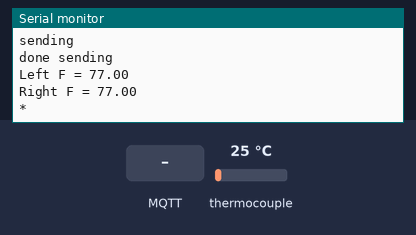
This sketch was run on a simulated ESP8266 (NodeMCU). On the bench: the last lines printed to the serial monitor. Inputs (shaded band) come from the test bench; at power-on: thermocouple 25 °C. WiFi joins after 1.5 s; servers stay silent unless stated; no MQTT or app messages arrive unless stated.

Above: at 4.7 s.
4.8 s: MQTT message "1" arrives on the first subscribed topic
6.5 s: MQTT message "on" arrives on the first subscribed topic
8.5 s: MQTT message "off" arrives on the first subscribed topic
10.6 s: thermocouple set to 6 °C
At 11.9 s:
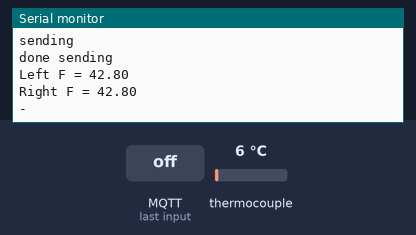
12.1 s: thermocouple set to 75 °C
At 14.0 s:
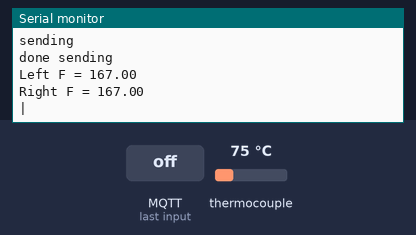
Timing chart, 0 to 14.6 s (numbered marks = the images above; inputs shaded):
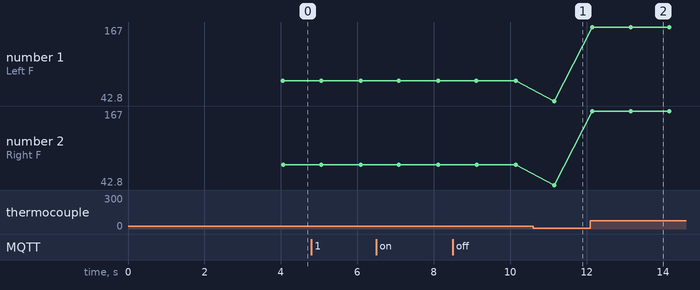

Measured:
- after the input at 10.6 s, the serial monitor: prints a new line after 0.55 s (image 1)
- after the input at 12.1 s, the serial monitor: prints a new line after 0.05 s (image 2)
- plotted number 1: 77 → 42.8 after the input at 10.6 s, 42.8 → 167 after the input at 12.1 s
- plotted number 2: 77 → 42.8 after the input at 10.6 s, 42.8 → 167 after the input at 12.1 s

The sketch:

thermocouple_dual-rev3.ino
```cpp
#include <PubSubClient.h>

// ESP8266
#include <ESP8266WiFi.h> // wifi stuff for 8266


#include "max6675.h"
#include <SPI.h>


/////////////////////////////////////////////////////////////////////////////////////////
// Wifi  - AP definitions
/////////////////////////////////////////////////////////////////////////////////////////
#define AP_SSID "MyWifiNetwork"
#define AP_PASSWORD "MyWifiPassword"


int thermoDO = D6;
int thermoCS = D7;
int thermoCLK = D5;
int thermoCS2 = D8;

float leftTemp[30] = {0,0,0,0,0,0,0,0,0,0,0,0,0,0,0,0,0,0,0,0,0,0,0,0,0,0,0,0,0,0};
String Spinner[4] = { "*" , "|", "/", "-" }; // '\' didnt play well with openhab.
int spinner = 0;
float leftsum = 0.0;
float leftavg = 0.0;
float rightTemp[30] = {0,0,0,0,0,0,0,0,0,0,0,0,0,0,0,0,0,0,0,0,0,0,0,0,0,0,0,0,0,0};
float rightsum = 0.0;
float rightavg = 0.0;
MAX6675 thermocouple;
MAX6675 thermocouple2;
int vccPin = 3;
int gndPin = 2;

const char* mqtt_server = "192.168.128.117";

WiFiClient espClient;
PubSubClient client(espClient);


void setup() {
  // put your setup code here, to run once:
 Serial.begin(9600);
 wifiConnect();


     //pubsub mqtt
     client.setServer(mqtt_server, 1883);
     client.setCallback(callback);

thermocouple.begin(thermoCLK, thermoCS, thermoDO);
thermocouple2.begin(thermoCLK, thermoCS2, thermoDO);
  // use Arduino pins
  pinMode(vccPin, OUTPUT); digitalWrite(vccPin, HIGH);
  pinMode(gndPin, OUTPUT); digitalWrite(gndPin, LOW);

  Serial.println("MAX6675 test");
  // wait for MAX chip to stabilize
  delay(500);
}

void loop() {
  // put your main code here, to run repeatedly:
delay(500);
    //Serial.println("Looping");
    if (!client.connected()) {
    reconnect();
    }
    client.loop();
    Serial.println("sending");
    client.publish("outTopic", "Switch1");
    Serial.println("done sending");


  //  Serial.print("C = ");
 //  Serial.println(thermocouple.readCelsius());
   Serial.print("Left F = ");
   Serial.println(thermocouple.readFahrenheit());
   Serial.print("Right F = ");
   Serial.println(thermocouple2.readFahrenheit());
leftsum = 0.0;
rightsum = 0.0;
   for (int ii = 1; ii < 30; ii++) {

 leftTemp[ii-1] = leftTemp[ii];
 rightTemp[ii-1] = rightTemp[ii];
 //Serial.println(leftTemp[ii-1]);
 leftsum = leftTemp[ii-1] + leftsum;
 rightsum = rightTemp[ii-1] + rightsum;
}
leftTemp[29] = thermocouple.readFahrenheit();
leftsum = leftTemp[29] + leftsum;
leftavg= leftsum/30;
rightTemp[29] = thermocouple2.readFahrenheit();
rightsum = rightTemp[29] + rightsum;
rightavg= rightsum/30;
Serial.println(Spinner[spinner] );
   //client.publish("smoker/sensor/left", String(thermocouple.readFahrenheit()).c_str(), true);
   //client.publish("smoker/sensor/right", String(thermocouple2.readFahrenheit()).c_str(), true);
   client.publish("smoker/sensor/left", String(leftavg).c_str(), true);
   client.publish("smoker/sensor/right", String(rightavg).c_str(), true);
 //client.publish("smoker/sensor/spinner", String(rightavg).c_str(), true);
 client.publish("smoker/sensor/spinner", String(Spinner[spinner]).c_str(), true);
  // client.publish("smoker/sensor/spinner", String(Spinner[spinner]).c_str(), true);
   delay(500);
spinner++;
if (spinner == 4) { spinner = 0; }
}


// Added by danny
void wifiConnect()
{
    delay(1000);
    Serial.print("Connecting to AP");
    WiFi.begin(AP_SSID, AP_PASSWORD);
    while (WiFi.status() != WL_CONNECTED) {
    delay(1000);
    Serial.print(".");
  }

  Serial.println("");
  Serial.println("WiFi connected");
  Serial.print("Local IP: ");
  Serial.println(WiFi.localIP());

}

/////////////////////////////////////////////////////
// callback
/////////////////////////////////////////////////////
void callback(char* topic, byte* payload, unsigned int length) {
  Serial.print("Message arrived [");
  Serial.print(topic);
  Serial.print("] ");
  for (int i = 0; i < length; i++) {
    Serial.print((char)payload[i]);
  }
  Serial.println();

  // Switch on the LED if an 1 was received as first character
  if ((char)payload[0] == '1') {

  } else {

    }

}


void reconnect() {
  // Loop until we're reconnected
  while (!client.connected()) {
    Serial.print("Attempting MQTT connection...");
    // Attempt to connect
    if (client.connect("ESP8266Client")) {
      Serial.println("connected");
      // Once connected, publish an announcement...
      client.publish("LED", "New Code");
      // ... and resubscribe
      client.subscribe("LED");
    } else {
      Serial.print("failed, rc=");
      Serial.print(client.state());
      Serial.println(" try again in 5 seconds");
      // Wait 5 seconds before retrying
      delay(5000);
    }
  }
}
```
